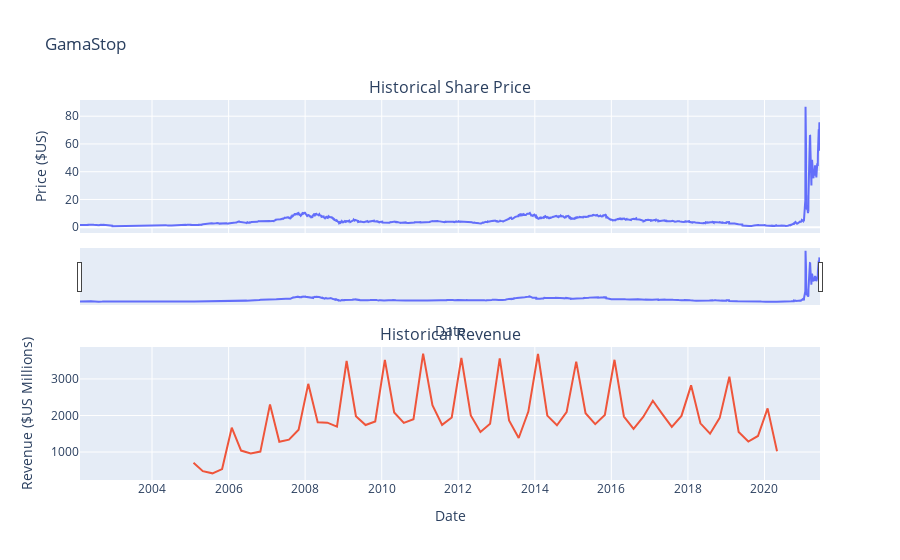

The notebook cell saved with this chart:
### Markdown cell above
Use the `make_graph` function to graph the GameStop Stock Data, also provide a title for the graph. The structure to call the `make_graph` function is `make_graph(gme_data, gme_revenue, 'GameStop')`. Note the graph will only show data upto June 2021.

### Code cell
gme_revenue["Revenue"] = gme_revenue['Revenue'].str.replace(',|\$',"")

gme_revenue.dropna(inplace=True)

make_graph(gme_data, gme_revenue, 'GamaStop')

### Figure 1 — Plotly figure (JSON) as saved in the notebook; plotly's stock layout.template omitted (floating-point values rounded to 4 significant figures; data arrays with more than 128 entries replaced by an {"elided": "..."} marker saying what was removed)
{"data": [{"name": "Share Price", "type": "scatter", "x": {"elided": "4867 str values"}, "xaxis": "x", "y": {"elided": "4867 float values"}, "yaxis": "y"}, {"name": "Revenue", "type": "scatter", "x": ["2020-04-30T00:00:00", "2020-01-31T00:00:00", "2019-10-31T00:00:00", "2019-07-31T00:00:00", "2019-04-30T00:00:00", "2019-01-31T00:00:00", "2018-10-31T00:00:00", "2018-07-31T00:00:00", "2018-04-30T00:00:00", "2018-01-31T00:00:00", "2017-10-31T00:00:00", "2017-07-31T00:00:00", "2017-04-30T00:00:00", "2017-01-31T00:00:00", "2016-10-31T00:00:00", "2016-07-31T00:00:00", "2016-04-30T00:00:00", "2016-01-31T00:00:00", "2015-10-31T00:00:00", "2015-07-31T00:00:00", "2015-04-30T00:00:00", "2015-01-31T00:00:00", "2014-10-31T00:00:00", "2014-07-31T00:00:00", "2014-04-30T00:00:00", "2014-01-31T00:00:00", "2013-10-31T00:00:00", "2013-07-31T00:00:00", "2013-04-30T00:00:00", "2013-01-31T00:00:00", "2012-10-31T00:00:00", "2012-07-31T00:00:00", "2012-04-30T00:00:00", "2012-01-31T00:00:00", "2011-10-31T00:00:00", "2011-07-31T00:00:00", "2011-04-30T00:00:00", "2011-01-31T00:00:00", "2010-10-31T00:00:00", "2010-07-31T00:00:00", "2010-04-30T00:00:00", "2010-01-31T00:00:00", "2009-10-31T00:00:00", "2009-07-31T00:00:00", "2009-04-30T00:00:00", "2009-01-31T00:00:00", "2008-10-31T00:00:00", "2008-07-31T00:00:00", "2008-04-30T00:00:00", "2008-01-31T00:00:00", "2007-10-31T00:00:00", "2007-07-31T00:00:00", "2007-04-30T00:00:00", "2007-01-31T00:00:00", "2006-10-31T00:00:00", "2006-07-31T00:00:00", "2006-04-30T00:00:00", "2006-01-31T00:00:00", "2005-10-31T00:00:00", "2005-07-31T00:00:00", "2005-04-30T00:00:00", "2005-01-31T00:00:00"], "xaxis": "x2", "y": [1021, 2194, 1439, 1286, 1548, 3063, 1935, 1501, 1786, 2825, 1989, 1688, 2046, 2403, 1959, 1632, 1972, 3525, 2016, 1762, 2061, 3476, 2092, 1731, 1996, 3684, 2107, 1384, 1865, 3562, 1773, 1550, 2002, 3579, 1947, 1744, 2281, 3693, 1899, 1799, 2083, 3524, 1835, 1739, 1981, 3492, 1696, 1804, 1814, 2866, 1611, 1338, 1279, 2304, 1012, 963, 1040, 1667, 534, 416, 475, 709], "yaxis": "y2"}], "layout": {"annotations": [{"font": {"size": 16}, "showarrow": false, "text": "Historical Share Price", "x": 0.5, "xanchor": "center", "xref": "paper", "y": 1.0, "yanchor": "bottom", "yref": "paper"}, {"font": {"size": 16}, "showarrow": false, "text": "Historical Revenue", "x": 0.5, "xanchor": "center", "xref": "paper", "y": 0.35, "yanchor": "bottom", "yref": "paper"}], "autosize": true, "showlegend": false, "title": {"text": "GamaStop"}, "xaxis": {"anchor": "y", "autorange": true, "domain": [0, 1], "matches": "x2", "range": ["2002-02-13", "2021-06-14"], "rangeslider": {"autorange": true, "range": ["2002-02-13", "2021-06-14"], "visible": true, "yaxis": {"_template": null, "rangemode": "match"}}, "showticklabels": false, "title": {"text": "Date"}, "type": "date"}, "xaxis2": {"anchor": "y2", "autorange": true, "domain": [0, 1], "range": ["2002-02-13", "2021-06-14"], "title": {"text": "Date"}, "type": "date"}, "yaxis": {"anchor": "x", "autorange": true, "domain": [0.65, 1.0], "range": [-4.152, 91.67], "title": {"text": "Price ($US)"}, "type": "linear"}, "yaxis2": {"anchor": "x2", "autorange": true, "domain": [0, 0.35], "range": [233.9, 3875.0], "title": {"text": "Revenue ($US Millions)"}, "type": "linear"}}}
